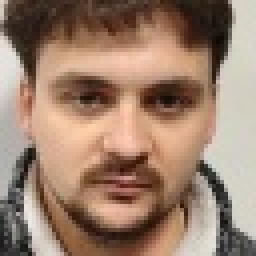
#> input picture ressource/dataset/croppedfaces64/face004.jpg, 64 x 64 px, given in place of face001.jpg, which was not available (shown 4 times larger)
$ jupyter execute --allow-errors ProjetFini.ipynb   (shell and % lines are left out)   (text cells are left out)
#> lines starting #> are read from the running program, lines starting #| are printed output that depends on the picture; pictures that were not available may be replaced by others from this repository, and a replacement may not be noted
#> further down, img is the input picture: shape (64, 64, 3); mean B, G, R 109.4, 128, 156.1
#> `gray = cv2.cvtColor(img, cv2.COLOR_BGR2GRAY)`:
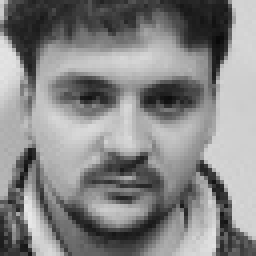
#> gray: shape (64, 64) (shown 4 times larger); min 9, max 232, mean 134.3
#> `gray = np.ndarray.flatten(gray)`: gray = 4096 values, max 232 at index 3399, min 9 at index 694, mean 134.3
#> pass 2 of the loop `for i in range(1,n+1):`:
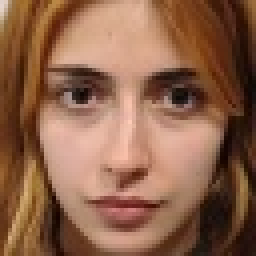
#> input picture ressource/dataset/croppedfaces64/face007.jpg, 64 x 64 px, given in place of face002.jpg, which was not available (shown 4 times larger)
#> img is the input picture: shape (64, 64, 3); mean B, G, R 73.9, 98.4, 141.3
#> `gray = cv2.cvtColor(img, cv2.COLOR_BGR2GRAY)`:
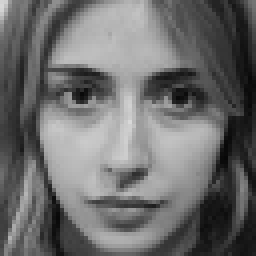
#> gray: shape (64, 64) (shown 4 times larger); min 7, max 216, mean 108.4
#> `gray = np.ndarray.flatten(gray)`: gray = 4096 values, max 216 at index 1952, min 7 at index 2552, mean 108.4
[cell 1]
import matplotlib.pyplot as plt
import numpy as np
import os
import scipy.io
import cv2
import sys
from google.colab import drive

drive.mount('/content/gdrive/')

my_local_drive='/content/gdrive/My Drive/Reconnaissance'
# Ajout du path pour les librairies, fonctions et données
sys.path.append(my_local_drive)
# Se positionner sur le répertoire associé
%cd $my_local_drive

[cell 2]
n = 94

imgs =[]

#face 1 à n+1
#> (the rest of this cell did not finish here and is left out)

[cell 3]
numpy_array = np.array(imgs)
average = np.mean(numpy_array,axis=0)
#> average = 4096 values, max 210.5 at index 1952, min 21 at index 3576, mean 121.4
numpy_array = numpy_array - np.tile(average,(numpy_array.shape[0],1))
transpose = numpy_array.T

[cell 4]
U, S, VT = np.linalg.svd(transpose,full_matrices=0)
#> S = [5478.8, 2.72e-12, 4.89e-14, 2.5e-27]; VT = [[0.5, -0.5, -0.5, 0.5], [0.791, 0.43, 0.43, 0.07], [0.354, -0.255, -0.255, -0.863], [0, -0.707, 0.707, 1.5e-15]]

[cell 5]
r = 6

#100 n'est pas dans le set

filepath = 'imagine/croppedfaces64/face100.jpg'
img =cv2.imread(filepath)
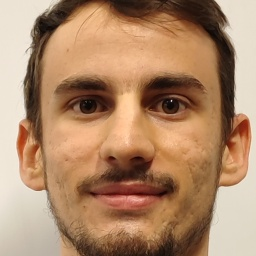
#> input picture ressource/dataset/croppedfaces256/face100.jpg, 256 x 256 px, found by its file name
#> img is the input picture: shape (256, 256, 3); mean B, G, R 105.6, 136.3, 174.4
gray = cv2.cvtColor(img, cv2.COLOR_BGR2GRAY)
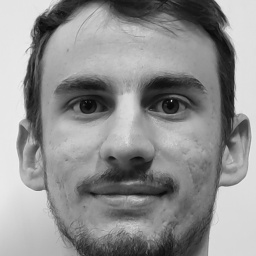
#> gray: shape (256, 256); min 5, max 239, mean 144.2
#> (the rest of this cell did not finish here and is left out)
